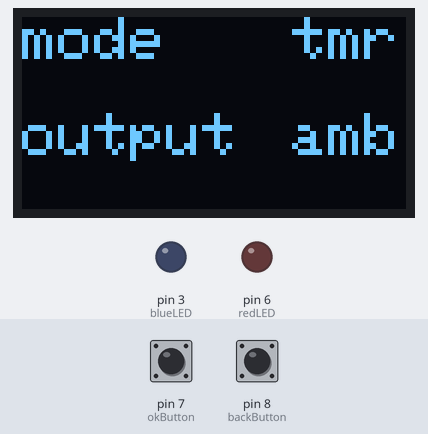
The sketch below on a simulated Arduino Uno, built with avr-gcc and run on an emulated ATmega328P. On the bench: 128×64 one-colour display, output pins drawn as LEDs (lit = HIGH). Inputs (shaded band) come from the test bench; at power-on: pin 7 (okButton) HIGH, pin 8 (backButton) HIGH.

Above: at 1.2 s.
1.3 s: pin 7 (okButton) pulled LOW for 0.15 s
At 2.0 s:
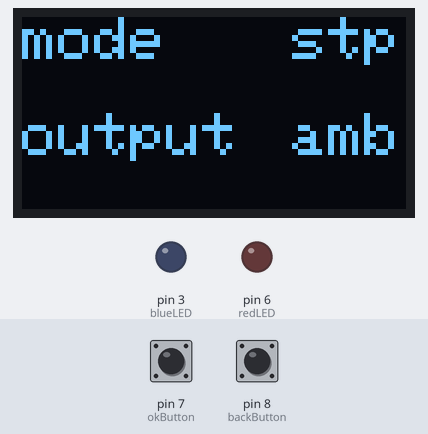
2.9 s: pin 7 (okButton) pulled LOW for 1 s
At 3.8 s:
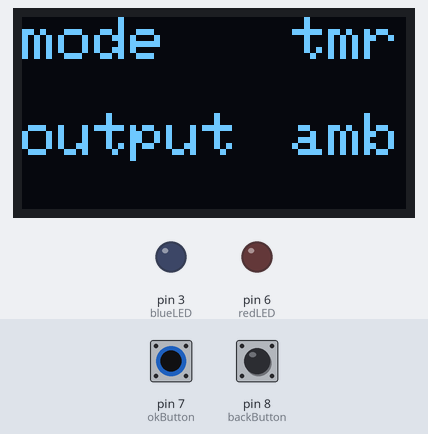
5.4 s: pin 7 (okButton) pulled LOW for 3.2 s
At 6.2 s:
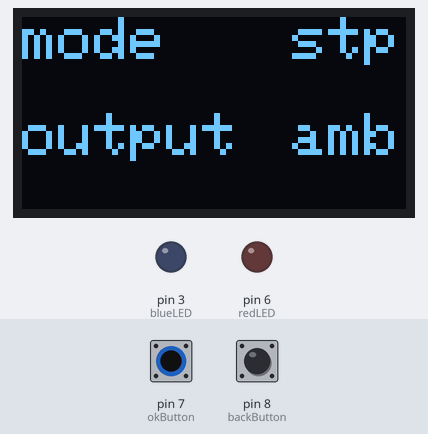
Timing chart, 0 to 8.4 s (numbered marks = the images above; inputs shaded):
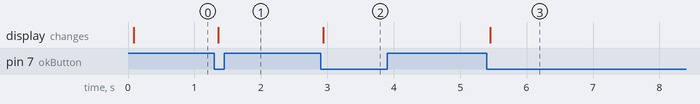

The sketch:

menuButtonTest.ino
```cpp
/*
Date: June 25th 2024
Description: test the menu and interaction with the buttons

*/


#include <SPI.h>
#include <Wire.h>
#include <Adafruit_GFX.h>
#include <Adafruit_SSD1306.h>


#define SCREEN_WIDTH 128 // OLED display width, in pixels
#define SCREEN_HEIGHT 64 // OLED display height, in pixels

// Declaration for an SSD1306 display connected to I2C (SDA, SCL pins)
// The pins for I2C are defined by the Wire-library.
// On an arduino UNO:       A4(SDA), A5(SCL)

#define OLED_RESET     -1 // Reset pin # (or -1 if sharing Arduino reset pin)
#define SCREEN_ADDRESS 0x3C ///< See datasheet for Address; 0x3D for 128x64, 0x3C for 128x32
Adafruit_SSD1306 display(SCREEN_WIDTH, SCREEN_HEIGHT, &Wire, OLED_RESET);


// pin variables
const int blueLED = 3; // using this instead of buzzer for now
const int redLED = 6; // using this instead of vibration motor for now
const int okButton = 7;
const int backButton = 8;


// menu variables
String currentOutput = "dual";
String currentMode = "timer";
bool cursorInRow1 = true;  // start cursor in first row


// // button variables
// long unsigned currentTime = 0;
// const int debounceDelay = 10;
// long okLastDetection;
// int okButtonState = 1; // initialize these to unpressed
// int okLastButtonState = 1;
// bool okPressed = 1;
// unsigned long okStartPressed = 0;
// unsigned long okEndPressed = 0;
// unsigned long okHoldTime = 0;
// unsigned long okIdleTime = 0;
// long backLastDetection;
// int backButtonState = 1;  // initialize these to unpressed
// int backLastButtonState = 1;
// bool backPressed = 1;
// unsigned long backStartPressed = 0;
// unsigned long backEndPressed = 0;
// unsigned long backHoldTime = 0;
// unsigned long backIdleTime = 0;

// button variables
const bool serialEnabled = 1;
long unsigned currentTime = 0;
const int debounceDelay = 10;
long okLastDetection = 0;
int okButtonState = 1; // initialize these to unpressed
int okLastButtonState = 1;
bool okPressed = 1;
unsigned long okStartPressed = 0;
unsigned long okEndPressed = 0;
unsigned long okHoldTime = 0;
unsigned long okIdleTime = 0;
long backLastDetection;
int backButtonState = 1;  // initialize these to unpressed
int backLastButtonState = 1;
bool backPressed = 1;
unsigned long backStartPressed = 0;
unsigned long backEndPressed = 0;
unsigned long backHoldTime = 0;
unsigned long backIdleTime = 0;
bool okJustChanged = 0;
bool backJustChanged = 0;


// function prototypes
  void buttonState();
  void setupMenu(String modeType, String outputType);
  void toggleOutputType();
  void toggleMode();
  // void handle_stopwatch_paused();
  // void handle_stopwatch_run();
  // void handle_stopwatch_primed();
  // void handle_menu();

void setup() {
  // SSD1306_SWITCHCAPVCC = generate display voltage from 3.3V internally
  if(!display.begin(SSD1306_SWITCHCAPVCC, SCREEN_ADDRESS)) {
    Serial.println(F("SSD1306 allocation failed"));
    for(;;); // Don't proceed, loop forever
  }
  display.clearDisplay();
  display.display();
  pinMode(okButton, INPUT_PULLUP);
  pinMode(backButton, INPUT_PULLUP);
  pinMode(blueLED, OUTPUT);
  pinMode(redLED, OUTPUT);

}

void loop() {
  setupMenu(currentMode, currentOutput);
  buttonState();


  if (okButtonState == 0 && okJustChanged){
    if (cursorInRow1){
      toggleMode();
    }
    else if (!cursorInRow1){
      toggleOutputType();
    }


  }
  if (backButtonState == 0 && backJustChanged){
    cursorInRow1 = !(cursorInRow1);
  }


}

void setupMenu(String modeType, String outputType){

  display.clearDisplay();

  // first row
  display.setTextSize(2);
  display.setTextColor(SSD1306_WHITE);
  display.setCursor(0,0);

  display.print("mode ");
  display.setCursor(90,0);


  if (modeType == "timer"){
    display.print("tmr");
  }
  else if (modeType == "stopwatch"){
    display.print("stp");
  }

  // second row
  display.setCursor(0,32);
  display.print("output");
  display.setCursor(90,32);

  if (outputType == "haptic"){
    display.print("vib");
  }
  else if (outputType == "sound"){
    display.print("bzz");
  }
  else if (outputType == "dual"){
    display.print("amb");
  }

  display.display();
}

void toggleMode(){
  if (currentMode == "timer"){
    currentMode = "stopwatch";
  }
  else if (currentMode == "stopwatch"){
    currentMode = "timer";
  }

}

void toggleOutputType(){

  // cycle haptic --> sound --> dual -->
  if (currentOutput == "haptic"){
    currentOutput = "sound";
  }
  else if (currentOutput == "sound"){
    currentOutput = "dual";
  }
  else if (currentOutput == "dual"){
    currentOutput = "haptic";
  }

}


// void buttonState(){
//   int okReading = digitalRead(okButton);
//   int backReading = digitalRead(backButton);

//   if (okButtonState != okLastButtonState){
//     okLastDetection = millis();
//   }

//   if (backButtonState != backLastButtonState){
//     backLastDetection = millis();
//   }


//   // only accept the change in button state after debounce time
//   if ( (millis() - okLastDetection) > debounceDelay ){
//     okButtonState = okReading;
//   }
//   // only accept the change in button state after debounce time
//   if ( (millis() - backLastDetection) > debounceDelay ){
//     backButtonState = backReading;
//   }


//   // if the button is pressed or released
//   if (okButtonState != okLastButtonState)
//   {

//     // if the button is just pressed
//     if (okButtonState == 0)
//     {
//       okStartPressed = millis();
//       // if (okButtonState == 0 & okPressed == 1)
//       // {
//       //   Serial.println("======just pressed ok =======");
//       // }
//       okPressed = 0;

//     }


//     // if the button is just released
//     else if (okButtonState == 1)
//     {

//       okEndPressed = millis();
//       okHoldTime = okEndPressed - okStartPressed;
//       // if (okButtonState == 1 && okPressed == 0)
//       // {
//       //   Serial.print("---just released ok ----: holdtime: ");
//       //   Serial.println(okHoldTime);
//       // }

//       okPressed = 1;
//     }


//   }

//   // if the back button is pressed or released
//   if (backButtonState != backLastButtonState)
//   {

//     // if the button is just pressed
//     if (backButtonState == 0)
//     {
//       backStartPressed = millis();
//       if (backButtonState == 0 & backPressed == 1)
//       // {
//       //   Serial.println("======just pressed back =======");
//       // }
//       backPressed = 0;

//     }


//     // if the button is just released
//     else if (backButtonState == 1)
//     {

//       backEndPressed = millis();
//       backHoldTime = backEndPressed - backStartPressed;
//       if (backButtonState == 1 && backPressed == 0)
//       // {
//       //   Serial.print("---just released back ----: holdtime: ");
//       //   Serial.println(backHoldTime);
//       // }

//       backPressed = 1;
//     }


//   }


//   okLastButtonState = okReading;
//   backLastButtonState = backReading;


// }

void buttonState(){
  int okReading = digitalRead(okButton);
  int backReading = digitalRead(backButton);

  if (okButtonState != okLastButtonState){
    okLastDetection = millis();
  }

  if (backButtonState != backLastButtonState){
    backLastDetection = millis();
  }


  // only accept the change in button state after debounce time
  if ( (millis() - okLastDetection) > debounceDelay ){
    okButtonState = okReading;
  }

  // only accept the change in button state after debounce time
  if ( (millis() - backLastDetection) > debounceDelay ){
    backButtonState = backReading;
  }


  // if the button is pressed or released
  if (okButtonState != okLastButtonState)
  {

    // if the button is just pressed
    if (okButtonState == 0)
    {
      okStartPressed = millis();
      if (okButtonState == 0 && okPressed == 1)
      {
        if (serialEnabled) Serial.println("======just pressed ok =======");
      }
      okPressed = 0;
      okJustChanged = 1;

    }


    // if the button is just released
    else if (okButtonState == 1)
    {

      okEndPressed = millis();
      okHoldTime = okEndPressed - okStartPressed;
      if (okButtonState == 1 && okPressed == 0)
      {
        if (serialEnabled) {
          Serial.print("---just released ok ----: holdtime: ");
          Serial.println(okHoldTime);
        }
      }
      okJustChanged = 1;
      okPressed = 1;
    }


  }
  else {
    okJustChanged = 0;
  }

  // if the back button is pressed or released
  if (backButtonState != backLastButtonState)
  {

    // if the button is just pressed
    if (backButtonState == 0)
    {
      backStartPressed = millis();
      if (backButtonState == 0 && backPressed == 1)
      {
        if (serialEnabled) Serial.println("======just pressed back =======");
      }
      backJustChanged = 1;
      backPressed = 0;

    }


    // if the button is just released
    else if (backButtonState == 1)
    {

      backEndPressed = millis();
      backHoldTime = backEndPressed - backStartPressed;
      if (backButtonState == 1 && backPressed == 0)
      {
        if (serialEnabled){
          Serial.print("---just released back ----: holdtime: ");
          Serial.println(backHoldTime);
        }

      }

      backJustChanged = 1;
      backPressed = 1;
    }

    else {
      okJustChanged = 0;
      backJustChanged = 0;
    }


  }

  else {
    backJustChanged = 0;
  }


  okLastButtonState = okReading;
  backLastButtonState = backReading;


}
```

Measured:
- after the input at 1.3 s, the display: changes after 0.06 s (image 1)
- after the input at 2.9 s, the display: changes at once (image 2)
- after the input at 5.4 s, the display: changes after 0.05 s (image 3)
